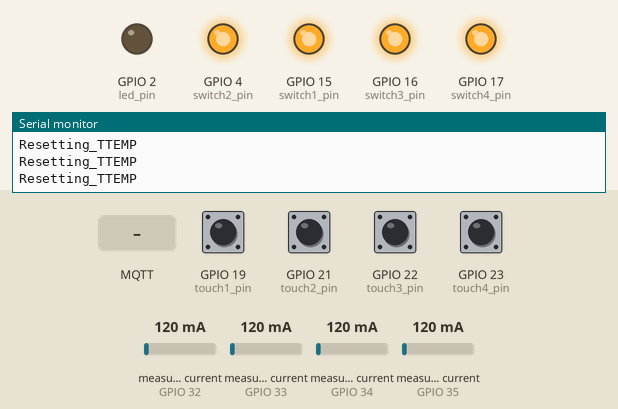
Recording of a program running on a simulated ESP32. On the bench: output pins drawn as LEDs (lit = HIGH), the last lines printed to the serial monitor. The test bench sets the inputs (shaded band); at power-on: GPIO 19 (touch1_pin), GPIO 21 (touch2_pin), GPIO 22 (touch3_pin), GPIO 23 (touch4_pin) LOW, measured current (sensors on GPIO 32, GPIO 33, GPIO 34, GPIO 35) 120 mA. WiFi joins after 1.5 s; servers stay silent unless stated; no MQTT or app messages arrive unless stated.

Above: at 2.7 s.
2.8 s: MQTT message "on" arrives on the first subscribed topic
At 3.8 s:
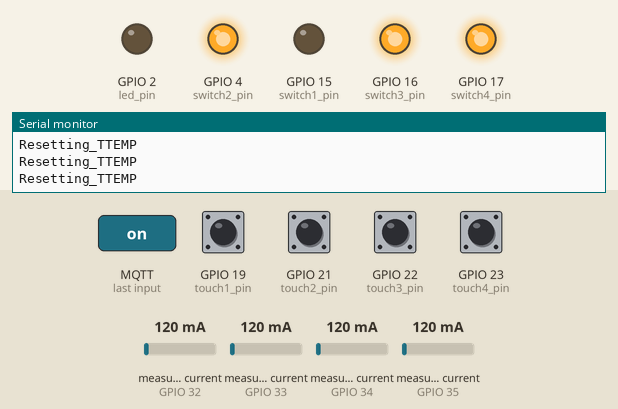
4.6 s: MQTT message "on" arrives on the second subscribed topic
At 6.0 s:
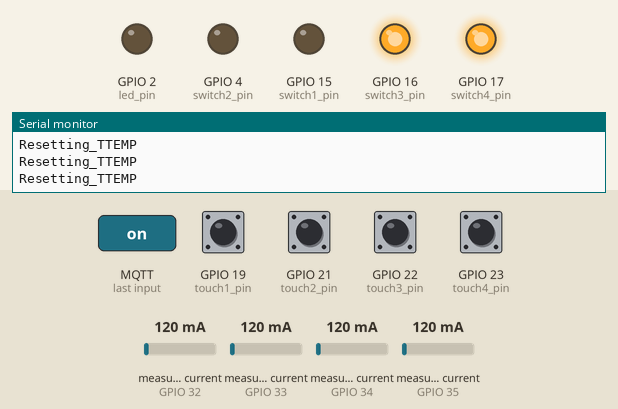
6.3 s: MQTT message "off" arrives on the first subscribed topic
At 7.6 s:
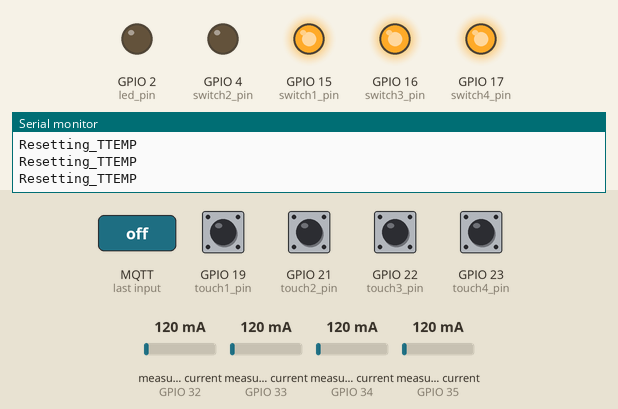
7.9 s: MQTT message "on" arrives on the third subscribed topic
At 8.8 s:
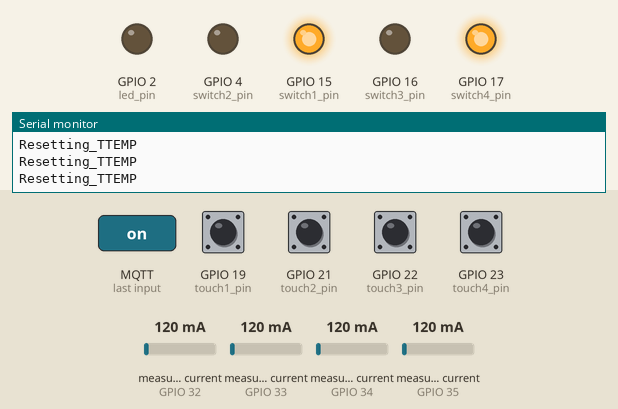
9.5 s: MQTT message "off" arrives on the second subscribed topic
At 10.3 s:
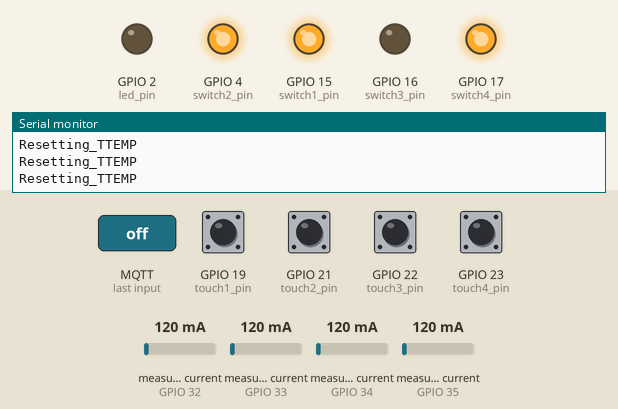
Timing chart, 0 to 12.5 s (numbered marks = the images above; inputs shaded):
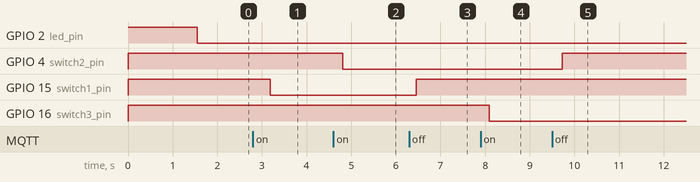

Measured:
- after the input at 2.8 s, GPIO 15 (switch1_pin): HIGH → LOW after 0.38 s
- after the input at 4.6 s, GPIO 4 (switch2_pin): HIGH → LOW after 0.22 s
- after the input at 6.3 s, GPIO 15 (switch1_pin): LOW → HIGH after 0.16 s
- after the input at 7.9 s, GPIO 16 (switch3_pin): HIGH → LOW after 0.19 s
- after the input at 9.5 s, GPIO 4 (switch2_pin): LOW → HIGH after 0.23 s

The program:

main.cpp
```cpp
/*
*
*  Project: PRISM
*  An Egde IoT System for home automation
*
*  Author: aitesam961
*
*  This is the main source file for ESP32 firmware written in arduino framework
*
*
*/
#include<Arduino.h>
#include <WiFi.h>
#include "EmonLib.h"
#include <PubSubClient.h>

#define  mains_voltage 220;

const char* ssid            = "secureLAN";
const char* password        = "secureLAN";
const char* mqttServer      = "10.42.0.1";
const int mqttPort          = 1883;
const char* mqttClientID    = "ESP32_ROOM_4";

const char* top_swh_1 = "prism/board4/switch1";
const char* top_swh_2 = "prism/board4/switch2";
const char* top_swh_3 = "prism/board4/switch3";
const char* top_swh_4 = "prism/board4/switch4";

const char* top_tch_1 = "prism/board4/touch1";
const char* top_tch_2 = "prism/board4/touch2";
const char* top_tch_3 = "prism/board4/touch3";
const char* top_tch_4 = "prism/board4/touch4";

const char* top_pch_1 = "prism/board4/pwrch1";
const char* top_pch_2 = "prism/board4/pwrch2";
const char* top_pch_3 = "prism/board4/pwrch3";
const char* top_pch_4 = "prism/board4/pwrch4";


const int switch1_pin     = 15;
const int switch2_pin     = 4;
const int switch3_pin     = 16;
const int switch4_pin     = 17;

const int touch1_pin      = 19;
const int touch2_pin      = 21;
const int touch3_pin      = 22;
const int touch4_pin      = 23;

const int led_pin         = 2 ;

const int cts1_pin        = 33;
const int cts2_pin        = 32;
const int cts3_pin        = 35;
const int cts4_pin        = 34;

const int num_i_read      = 4;

uint8_t ttemp1 = 0;
uint8_t ttemp2 = 0;
uint8_t ttemp3 = 0;
uint8_t ttemp4 = 0;

double    Irms1 = 0;
double    Irms2 = 0;
double    Irms3 = 0;
double    Irms4 = 0;

u_int16_t powerch1, powerinitch1 = 0;
u_int16_t powerch2, powerinitch2 = 0;
u_int16_t powerch3, powerinitch3 = 0;
u_int16_t powerch4, powerinitch4 = 0;

char pch1[16];
char pch2[16];
char pch3[16];
char pch4[16];

uint16_t ct_iter_trace  = 0;

int avgfifo1[num_i_read] = {0};
int avgfifo2[num_i_read] = {0};
int avgfifo3[num_i_read] = {0};
int avgfifo4[num_i_read] = {0};


WiFiClient espClient;
PubSubClient client(espClient);

EnergyMonitor emon1;
EnergyMonitor emon2;
EnergyMonitor emon3;
EnergyMonitor emon4;

void callback(char* topic, byte* payload, unsigned int length) {
  String message = "";
  for (int i = 0; i < length; i++) {
    message += (char)payload[i];
  }
  if (String(topic) == top_swh_1) {
    if (message == "on") {
      digitalWrite(switch1_pin, LOW);
      Serial.println("Relay-1 turned ON");
    } else if (message == "off") {
      digitalWrite(switch1_pin, HIGH);
      Serial.println("Relay-1 turned OFF");
    }
  }
  if (String(topic) == top_swh_2) {
    if (message == "on") {
      digitalWrite(switch2_pin, LOW);
      Serial.println("Relay-2 turned ON");
    } else if (message == "off") {
      digitalWrite(switch2_pin, HIGH);
      Serial.println("Relay-2 turned OFF");
    }
  }
  if (String(topic) == top_swh_3) {
    if (message == "on") {
      digitalWrite(switch3_pin, LOW);
      Serial.println("Relay-3 turned ON");
    } else if (message == "off") {
      digitalWrite(switch3_pin, HIGH);
      Serial.println("Relay-3 turned OFF");
    }
  }
  if (String(topic) == top_swh_4) {
    if (message == "on") {
      digitalWrite(switch4_pin, LOW);
      Serial.println("Relay-4 turned ON");
    } else if (message == "off") {
      digitalWrite(switch4_pin, HIGH);
      Serial.println("Relay-4 turned OFF");
    }
  }
}


void reconnect() {
  while (!client.connected()) {
    Serial.print("Connecting to MQTT Broker...");
    if (client.connect(mqttClientID)) {
        digitalWrite(led_pin, LOW);
        Serial.println("connected");
        client.subscribe(top_swh_1);
        client.subscribe(top_swh_2);
        client.subscribe(top_swh_3);
        client.subscribe(top_swh_4);
    } else {
        Serial.print("failed, rc=");
        Serial.print(client.state());
        Serial.println(" trying again in 5 seconds");
        digitalWrite(led_pin, HIGH);
        delay(2500);
        digitalWrite(led_pin, LOW);
        delay(2500);
    }
  }
}


void setup() {
  Serial.begin(115200);
  pinMode(led_pin, OUTPUT);
  digitalWrite(led_pin, HIGH);
  pinMode(touch1_pin, INPUT);
  pinMode(touch2_pin, INPUT);
  pinMode(touch3_pin, INPUT);
  pinMode(touch4_pin, INPUT);

  pinMode(switch1_pin, OUTPUT);
  pinMode(switch2_pin, OUTPUT);
  pinMode(switch3_pin, OUTPUT);
  pinMode(switch4_pin, OUTPUT);

  emon1.current(cts1_pin, 32.59);
  emon2.current(cts2_pin, 32.59);
  emon3.current(cts3_pin, 32.59);
  emon4.current(cts4_pin, 32.59);

  digitalWrite(switch1_pin, HIGH);
  digitalWrite(switch2_pin, HIGH);
  digitalWrite(switch3_pin, HIGH);
  digitalWrite(switch4_pin, HIGH);
  WiFi.begin(ssid, password);
  while (WiFi.status() != WL_CONNECTED) {
    delay(500);
    Serial.print(".");
  }
  Serial.println("");
  Serial.println("WiFi connected");
  client.setServer(mqttServer, mqttPort);
  client.setCallback(callback);
}


void loop() {
  if (!client.connected()) {
    digitalWrite(led_pin, HIGH);
    digitalWrite(switch1_pin, HIGH);
    digitalWrite(switch2_pin, HIGH);
    digitalWrite(switch3_pin, HIGH);
    digitalWrite(switch4_pin, HIGH);
    reconnect();
  }
  client.loop();

  uint8_t switchState1 = digitalRead(touch1_pin);
  if (switchState1 == 1) {
    if(ttemp1 == 0){
      client.publish(top_tch_1, "high");
      Serial.println("Touch-1 HIGH");
      ttemp1 = 1;
    }
  }
  else{
    ttemp1 = 0;
    Serial.println("Resetting_TTEMP");
  }

  uint8_t switchState2 = digitalRead(touch2_pin);
  if (switchState2 == 1) {
    if(ttemp2 == 0){
      client.publish(top_tch_2, "high");
      Serial.println("Touch-2 HIGH");
      ttemp2 = 1;
    }
  }
  else{
    ttemp2 = 0;
    Serial.println("Resetting_TTEMP");
  }

  uint8_t switchState3 = digitalRead(touch3_pin);
  if (switchState3 == 1) {
    if(ttemp3 == 0){
      client.publish(top_tch_3, "high");
      Serial.println("Touch-3 HIGH");
      ttemp3 = 1;
    }
  }
  else{
    ttemp3 = 0;
    Serial.println("Resetting_TTEMP");
  }

  uint8_t switchState4 = digitalRead(touch4_pin);
  if (switchState4 == 1) {
    if(ttemp4 == 0){
      client.publish(top_tch_4, "high");
      Serial.println("Touch-4 HIGH");
      ttemp4 = 1;
    }
  }
  else{
    ttemp4 = 0;
    Serial.println("Resetting_TTEMP");
  }

  Irms1 = emon1.calcIrms(1480);
  Irms2 = emon2.calcIrms(1480);
  Irms3 = emon3.calcIrms(1480);
  Irms4 = emon4.calcIrms(1480);

  powerch1  = (Irms1/100)*mains_voltage;
  powerch2  = (Irms2/100)*mains_voltage;
  powerch3  = (Irms3/100)*mains_voltage;
  powerch4  = (Irms4/100)*mains_voltage;

if(ct_iter_trace < num_i_read){
  avgfifo1[ct_iter_trace] = powerch1;
  avgfifo2[ct_iter_trace] = powerch2;
  avgfifo3[ct_iter_trace] = powerch3;
  avgfifo4[ct_iter_trace] = powerch4;

  ct_iter_trace +=  1;
}
else{
  ct_iter_trace = 0;

  powerinitch1  = ((avgfifo1[0]+avgfifo1[1]+avgfifo1[2]+avgfifo1[3])/4);
  powerinitch2  = ((avgfifo2[0]+avgfifo2[1]+avgfifo2[2]+avgfifo2[3])/4);
  powerinitch3  = ((avgfifo3[0]+avgfifo3[1]+avgfifo3[2]+avgfifo3[3])/4);
  powerinitch4  = ((avgfifo4[0]+avgfifo4[1]+avgfifo4[2]+avgfifo4[3])/4);

  powerinitch1  = powerinitch1 < 5 ? 0 : powerinitch1;
  powerinitch2  = powerinitch2 < 5 ? 0 : powerinitch2;
  powerinitch3  = powerinitch3 < 5 ? 0 : powerinitch3;
  powerinitch4  = powerinitch4 < 5 ? 0 : powerinitch4;

  // data type conversion for transfer
  snprintf(pch1, sizeof(pch1), "%u", powerinitch1);
  snprintf(pch2, sizeof(pch2), "%u", powerinitch2);
  snprintf(pch3, sizeof(pch3), "%u", powerinitch3);
  snprintf(pch4, sizeof(pch4), "%u", powerinitch4);

  Serial.print("Power Consumption, Channel 1  : "); Serial.println(pch1);
  Serial.print("Power Consumption, Channel 2  : "); Serial.println(pch2);
  Serial.print("Power Consumption, Channel 3  : "); Serial.println(pch3);
  Serial.print("Power Consumption, Channel 4  : "); Serial.println(pch4);

  client.publish(top_pch_1, pch1);
  client.publish(top_pch_2, pch2);
  client.publish(top_pch_3, pch3);
  client.publish(top_pch_4, pch4);
}

  delay(100);
  Serial.println("Tick..........!");
}
```
